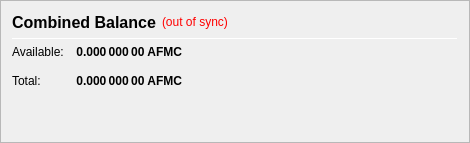
                   <widget class="QFrame" name="frame_CombinedBalances">
                    <property name="minimumSize">
                     <size>
                      <width>470</width>
                      <height>0</height>
                     </size>
                    </property>
                    <property name="frameShape">
                     <enum>QFrame::StyledPanel</enum>
                    </property>
                    <property name="frameShadow">
                     <enum>QFrame::Raised</enum>
                    </property>
                    <layout class="QVBoxLayout" name="verticalLayout_5">
                     <item>
                      <layout class="QHBoxLayout" name="horizontalLayout_5" stretch="0,0,0">
                       <item>
                        <widget class="QLabel" name="label_5z">
                         <property name="minimumSize">
                          <size>
                           <width>0</width>
                           <height>20</height>
                          </size>
                         </property>
                         <property name="font">
                          <font>
                           <pointsize>12</pointsize>
                           <weight>75</weight>
                           <bold>true</bold>
                          </font>
                         </property>
                         <property name="toolTip">
                          <string>Combined Balance (including unconfirmed and immature coins)</string>
                         </property>
                         <property name="text">
                          <string>Combined Balance</string>
                         </property>
                        </widget>
                       </item>
                       <item>
                        <widget class="QLabel" name="labelWalletStatus">
                         <property name="cursor">
                          <cursorShape>WhatsThisCursor</cursorShape>
                         </property>
                         <property name="toolTip">
                          <string>The displayed information may be out of date. Your wallet automatically synchronizes with the NodePay network after a connection is established, but this process has not completed yet.</string>
                         </property>
                         <property name="styleSheet">
                          <string notr="true">QLabel { color: red; }</string>
                         </property>
                         <property name="text">
                          <string notr="true">(out of sync)</string>
                         </property>
                         <property name="alignment">
                          <set>Qt::AlignLeading|Qt::AlignLeft|Qt::AlignVCenter</set>
                         </property>
                        </widget>
                       </item>
                       <item>
                        <spacer name="horizontalSpacer_1">
                         <property name="orientation">
                          <enum>Qt::Horizontal</enum>
                         </property>
                         <property name="sizeHint" stdset="0">
                          <size>
                           <width>40</width>
                           <height>20</height>
                          </size>
                         </property>
                        </spacer>
                       </item>
                      </layout>
                     </item>
                     <item>
                      <widget class="Line" name="line_CombinedBalance">
                       <property name="minimumSize">
                        <size>
                         <width>0</width>
                         <height>1</height>
                        </size>
                       </property>
                       <property name="maximumSize">
                        <size>
                         <width>16777215</width>
                         <height>1</height>
                        </size>
                       </property>
                       <property name="orientation">
                        <enum>Qt::Horizontal</enum>
                       </property>
                      </widget>
                     </item>
                     <item>
                      <layout class="QGridLayout" name="gridLayout_3">
                       <property name="spacing">
                        <number>12</number>
                       </property>
                       <item row="1" column="0">
                        <widget class="QLabel" name="labelBalanceTextz">
                         <property name="text">
                          <string>Available:</string>
                         </property>
                        </widget>
                       </item>
                       <item row="1" column="1">
                        <widget class="QLabel" name="labelBalancez">
                         <property name="font">
                          <font>
                           <weight>75</weight>
                           <bold>true</bold>
                          </font>
                         </property>
                         <property name="cursor">
                          <cursorShape>IBeamCursor</cursorShape>
                         </property>
                         <property name="toolTip">
                          <string>Your current spendable balance</string>
                         </property>
                         <property name="text">
                          <string notr="true">0.000 000 00 AFMC</string>
                         </property>
                         <property name="alignment">
                          <set>Qt::AlignRight|Qt::AlignTrailing|Qt::AlignVCenter</set>
                         </property>
                         <property name="textInteractionFlags">
                          <set>Qt::LinksAccessibleByMouse|Qt::TextSelectableByKeyboard|Qt::TextSelectableByMouse</set>
                         </property>
                        </widget>
                       </item>
                       <item row="2" column="0">
                        <widget class="QLabel" name="labelTotalTextz">
                         <property name="text">
                          <string>Total:</string>
                         </property>
                        </widget>
                       </item>
                       <item row="2" column="1">
                        <widget class="QLabel" name="labelTotalz">
                         <property name="font">
                          <font>
                           <weight>75</weight>
                           <bold>true</bold>
                          </font>
                         </property>
                         <property name="cursor">
                          <cursorShape>IBeamCursor</cursorShape>
                         </property>
                         <property name="toolTip">
                          <string>Total Balance, including all unavailable coins.</string>
                         </property>
                         <property name="text">
                          <string notr="true">0.000 000 00 AFMC</string>
                         </property>
                         <property name="alignment">
                          <set>Qt::AlignRight|Qt::AlignTrailing|Qt::AlignVCenter</set>
                         </property>
                         <property name="textInteractionFlags">
                          <set>Qt::LinksAccessibleByMouse|Qt::TextSelectableByKeyboard|Qt::TextSelectableByMouse</set>
                         </property>
                        </widget>
                       </item>
                       <item row="2" column="3">
                        <spacer name="horizontalSpacer_2">
                         <property name="orientation">
                          <enum>Qt::Horizontal</enum>
                         </property>
                         <property name="sizeHint" stdset="0">
                          <size>
                           <width>40</width>
                           <height>20</height>
                          </size>
                         </property>
                        </spacer>
                       </item>
                      </layout>
                     </item>
                     <item>
                      <spacer name="verticalSpacer_1">
                       <property name="orientation">
                        <enum>Qt::Vertical</enum>
                       </property>
                       <property name="sizeHint" stdset="0">
                        <size>
                         <width>20</width>
                         <height>40</height>
                        </size>
                       </property>
                      </spacer>
                     </item>
                    </layout>
                   </widget>
